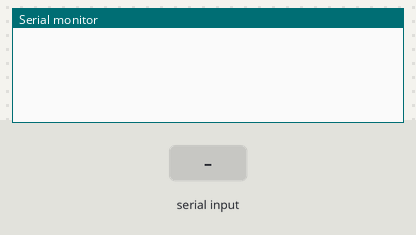
The sketch below on a simulated Arduino Uno, built with avr-gcc and run on an emulated ATmega328P. On the bench: the last lines printed to the serial monitor. The test bench sets the inputs (shaded band).

Above: at 1.2 s.
1.3 s: "a" received over Serial
At 1.7 s:
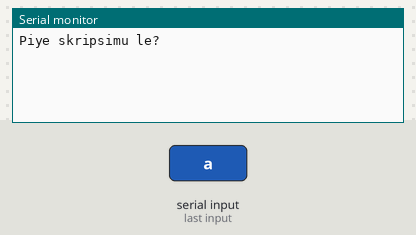
2.8 s: "b" received over Serial
At 4.0 s:
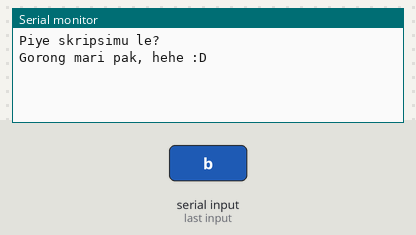
4.3 s: "c" received over Serial
At 5.2 s:
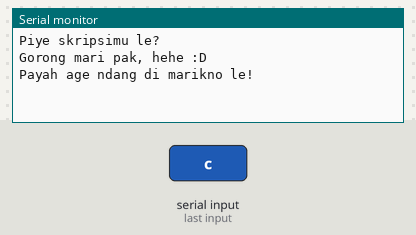
5.8 s: "d" received over Serial
At 6.3 s:
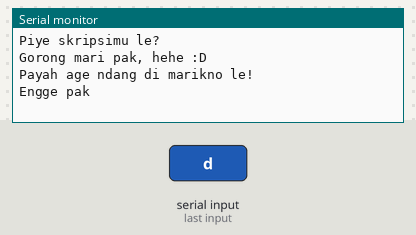
7.3 s: "1" received over Serial
At 8.7 s:
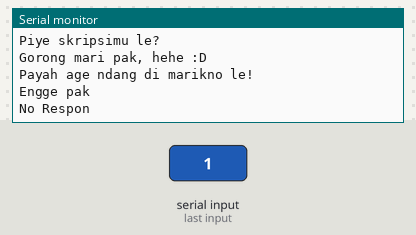

The sketch:

PiyeKabareLe.ino
```cpp
void setup(){
  Serial.begin(19200);
}

void loop(){
  if(Serial.available()){
    switch(Serial.read()){
      case'a':
        Serial.println("Piye skripsimu le?");
        break;
      case'b':
        Serial.println("Gorong mari pak, hehe :D");
        break;
      case'c':
        Serial.println("Payah age ndang di marikno le!");
        break;
      case'd':
        Serial.println("Engge pak");
        break;
      default:
        Serial.println("No Respon");
        break;
    }
  }
}
```

Measured:
- after the input at 1.3 s, the serial monitor: prints a new line at once (image 1)
- after the input at 2.8 s, the serial monitor: prints a new line at once (image 2)
- after the input at 4.3 s, the serial monitor: prints a new line at once (image 3)
- after the input at 5.8 s, the serial monitor: prints a new line at once (image 4)
- after the input at 7.3 s, the serial monitor: prints a new line at once (image 5)
